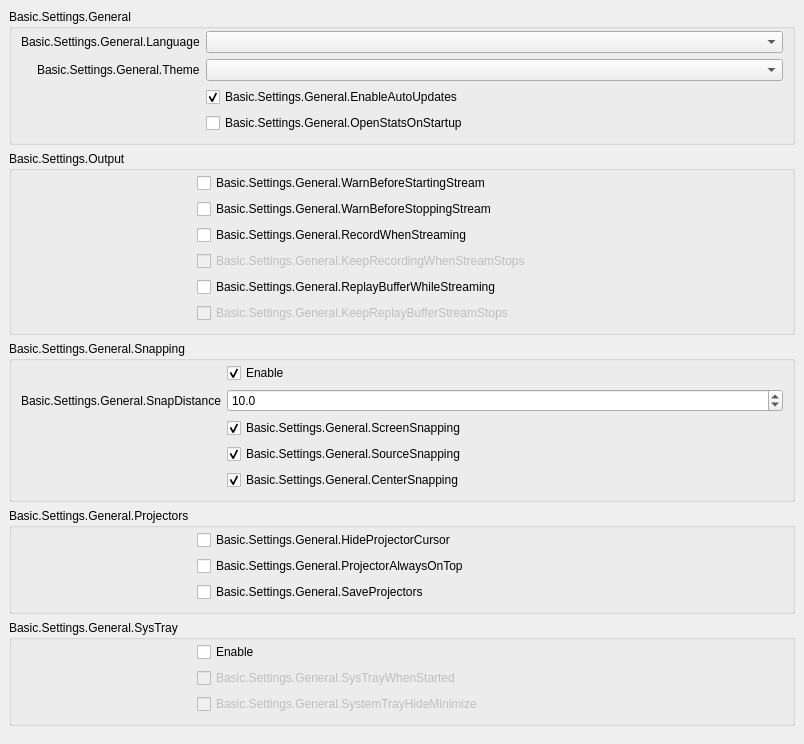
           <widget class="QWidget" name="scrollAreaWidgetContents_2">
            <property name="geometry">
             <rect>
              <x>0</x>
              <y>0</y>
              <width>804</width>
              <height>744</height>
             </rect>
            </property>
            <layout class="QVBoxLayout" name="verticalLayout_19">
             <property name="leftMargin">
              <number>0</number>
             </property>
             <property name="topMargin">
              <number>0</number>
             </property>
             <property name="rightMargin">
              <number>0</number>
             </property>
             <property name="bottomMargin">
              <number>9</number>
             </property>
             <item alignment="Qt::AlignTop">
              <widget class="QWidget" name="widget_2" native="true">
               <layout class="QVBoxLayout" name="verticalLayout_20">
                <item>
                 <widget class="QGroupBox" name="groupBox_15">
                  <property name="title">
                   <string>Basic.Settings.General</string>
                  </property>
                  <layout class="QFormLayout" name="formLayout_32">
                   <property name="fieldGrowthPolicy">
                    <enum>QFormLayout::AllNonFixedFieldsGrow</enum>
                   </property>
                   <property name="labelAlignment">
                    <set>Qt::AlignRight|Qt::AlignTrailing|Qt::AlignVCenter</set>
                   </property>
                   <property name="topMargin">
                    <number>2</number>
                   </property>
                   <item row="0" column="0">
                    <widget class="QLabel" name="label">
                     <property name="text">
                      <string>Basic.Settings.General.Language</string>
                     </property>
                     <property name="buddy">
                      <cstring>language</cstring>
                     </property>
                    </widget>
                   </item>
                   <item row="0" column="1">
                    <widget class="QComboBox" name="language"/>
                   </item>
                   <item row="1" column="0">
                    <widget class="QLabel" name="label_42">
                     <property name="text">
                      <string>Basic.Settings.General.Theme</string>
                     </property>
                     <property name="buddy">
                      <cstring>theme</cstring>
                     </property>
                    </widget>
                   </item>
                   <item row="1" column="1">
                    <widget class="QComboBox" name="theme"/>
                   </item>
                   <item row="2" column="0">
                    <spacer name="horizontalSpacer_3">
                     <property name="orientation">
                      <enum>Qt::Horizontal</enum>
                     </property>
                     <property name="sizeType">
                      <enum>QSizePolicy::Fixed</enum>
                     </property>
                     <property name="sizeHint" stdset="0">
                      <size>
                       <width>170</width>
                       <height>5</height>
                      </size>
                     </property>
                    </spacer>
                   </item>
                   <item row="2" column="1">
                    <widget class="QCheckBox" name="enableAutoUpdates">
                     <property name="text">
                      <string>Basic.Settings.General.EnableAutoUpdates</string>
                     </property>
                     <property name="checked">
                      <bool>true</bool>
                     </property>
                    </widget>
                   </item>
                   <item row="3" column="1">
                    <widget class="QCheckBox" name="openStatsOnStartup">
                     <property name="text">
                      <string>Basic.Settings.General.OpenStatsOnStartup</string>
                     </property>
                    </widget>
                   </item>
                  </layout>
                 </widget>
                </item>
                <item>
                 <widget class="QGroupBox" name="groupBox_16">
                  <property name="title">
                   <string>Basic.Settings.Output</string>
                  </property>
                  <layout class="QFormLayout" name="formLayout_2">
                   <property name="fieldGrowthPolicy">
                    <enum>QFormLayout::AllNonFixedFieldsGrow</enum>
                   </property>
                   <property name="topMargin">
                    <number>2</number>
                   </property>
                   <item row="0" column="0">
                    <spacer name="horizontalSpacer_5">
                     <property name="orientation">
                      <enum>Qt::Horizontal</enum>
                     </property>
                     <property name="sizeType">
                      <enum>QSizePolicy::Fixed</enum>
                     </property>
                     <property name="sizeHint" stdset="0">
                      <size>
                       <width>170</width>
                       <height>5</height>
                      </size>
                     </property>
                    </spacer>
                   </item>
                   <item row="0" column="1">
                    <widget class="QCheckBox" name="warnBeforeStreamStart">
                     <property name="text">
                      <string>Basic.Settings.General.WarnBeforeStartingStream</string>
                     </property>
                    </widget>
                   </item>
                   <item row="1" column="1">
                    <widget class="QCheckBox" name="warnBeforeStreamStop">
                     <property name="text">
                      <string>Basic.Settings.General.WarnBeforeStoppingStream</string>
                     </property>
                    </widget>
                   </item>
                   <item row="2" column="1">
                    <widget class="QCheckBox" name="recordWhenStreaming">
                     <property name="text">
                      <string>Basic.Settings.General.RecordWhenStreaming</string>
                     </property>
                    </widget>
                   </item>
                   <item row="3" column="1">
                    <widget class="QCheckBox" name="keepRecordStreamStops">
                     <property name="enabled">
                      <bool>false</bool>
                     </property>
                     <property name="text">
                      <string>Basic.Settings.General.KeepRecordingWhenStreamStops</string>
                     </property>
                    </widget>
                   </item>
                   <item row="4" column="1">
                    <widget class="QCheckBox" name="replayWhileStreaming">
                     <property name="text">
                      <string>Basic.Settings.General.ReplayBufferWhileStreaming</string>
                     </property>
                    </widget>
                   </item>
                   <item row="5" column="1">
                    <widget class="QCheckBox" name="keepReplayStreamStops">
                     <property name="enabled">
                      <bool>false</bool>
                     </property>
                     <property name="text">
                      <string>Basic.Settings.General.KeepReplayBufferStreamStops</string>
                     </property>
                    </widget>
                   </item>
                  </layout>
                 </widget>
                </item>
                <item>
                 <widget class="QGroupBox" name="groupBox_10">
                  <property name="enabled">
                   <bool>true</bool>
                  </property>
                  <property name="sizePolicy">
                   <sizepolicy hsizetype="Preferred" vsizetype="Maximum">
                    <horstretch>0</horstretch>
                    <verstretch>0</verstretch>
                   </sizepolicy>
                  </property>
                  <property name="title">
                   <string>Basic.Settings.General.Snapping</string>
                  </property>
                  <property name="flat">
                   <bool>false</bool>
                  </property>
                  <layout class="QFormLayout" name="formLayout_21">
                   <property name="fieldGrowthPolicy">
                    <enum>QFormLayout::AllNonFixedFieldsGrow</enum>
                   </property>
                   <property name="labelAlignment">
                    <set>Qt::AlignRight|Qt::AlignTrailing|Qt::AlignVCenter</set>
                   </property>
                   <property name="topMargin">
                    <number>2</number>
                   </property>
                   <item row="0" column="1">
                    <widget class="QCheckBox" name="snappingEnabled">
                     <property name="text">
                      <string>Enable</string>
                     </property>
                     <property name="checked">
                      <bool>true</bool>
                     </property>
                    </widget>
                   </item>
                   <item row="1" column="0">
                    <widget class="QLabel" name="label_9">
                     <property name="text">
                      <string>Basic.Settings.General.SnapDistance</string>
                     </property>
                     <property name="buddy">
                      <cstring>snapDistance</cstring>
                     </property>
                    </widget>
                   </item>
                   <item row="1" column="1">
                    <widget class="QDoubleSpinBox" name="snapDistance">
                     <property name="decimals">
                      <number>1</number>
                     </property>
                     <property name="singleStep">
                      <double>0.500000000000000</double>
                     </property>
                     <property name="value">
                      <double>10.000000000000000</double>
                     </property>
                    </widget>
                   </item>
                   <item row="2" column="1">
                    <widget class="QCheckBox" name="screenSnapping">
                     <property name="text">
                      <string>Basic.Settings.General.ScreenSnapping</string>
                     </property>
                     <property name="checked">
                      <bool>true</bool>
                     </property>
                    </widget>
                   </item>
                   <item row="3" column="0">
                    <spacer name="horizontalSpacer_4">
                     <property name="orientation">
                      <enum>Qt::Horizontal</enum>
                     </property>
                     <property name="sizeType">
                      <enum>QSizePolicy::Fixed</enum>
                     </property>
                     <property name="sizeHint" stdset="0">
                      <size>
                       <width>170</width>
                       <height>5</height>
                      </size>
                     </property>
                    </spacer>
                   </item>
                   <item row="3" column="1">
                    <widget class="QCheckBox" name="sourceSnapping">
                     <property name="text">
                      <string>Basic.Settings.General.SourceSnapping</string>
                     </property>
                     <property name="checked">
                      <bool>true</bool>
                     </property>
                    </widget>
                   </item>
                   <item row="4" column="1">
                    <widget class="QCheckBox" name="centerSnapping">
                     <property name="text">
                      <string>Basic.Settings.General.CenterSnapping</string>
                     </property>
                     <property name="checked">
                      <bool>true</bool>
                     </property>
                    </widget>
                   </item>
                  </layout>
                 </widget>
                </item>
                <item>
                 <widget class="QGroupBox" name="groupBox_14">
                  <property name="title">
                   <string>Basic.Settings.General.Projectors</string>
                  </property>
                  <layout class="QFormLayout" name="formLayout_28">
                   <property name="fieldGrowthPolicy">
                    <enum>QFormLayout::AllNonFixedFieldsGrow</enum>
                   </property>
                   <property name="topMargin">
                    <number>2</number>
                   </property>
                   <item row="0" column="1">
                    <widget class="QCheckBox" name="hideProjectorCursor">
                     <property name="text">
                      <string>Basic.Settings.General.HideProjectorCursor</string>
                     </property>
                    </widget>
                   </item>
                   <item row="1" column="1">
                    <widget class="QCheckBox" name="projectorAlwaysOnTop">
                     <property name="text">
                      <string>Basic.Settings.General.ProjectorAlwaysOnTop</string>
                     </property>
                    </widget>
                   </item>
                   <item row="2" column="1">
                    <widget class="QCheckBox" name="saveProjectors">
                     <property name="text">
                      <string>Basic.Settings.General.SaveProjectors</string>
                     </property>
                    </widget>
                   </item>
                   <item row="1" column="0">
                    <spacer name="horizontalSpacer">
                     <property name="orientation">
                      <enum>Qt::Horizontal</enum>
                     </property>
                     <property name="sizeType">
                      <enum>QSizePolicy::Fixed</enum>
                     </property>
                     <property name="sizeHint" stdset="0">
                      <size>
                       <width>170</width>
                       <height>5</height>
                      </size>
                     </property>
                    </spacer>
                   </item>
                  </layout>
                 </widget>
                </item>
                <item>
                 <widget class="QGroupBox" name="groupBox_13">
                  <property name="title">
                   <string>Basic.Settings.General.SysTray</string>
                  </property>
                  <layout class="QFormLayout" name="formLayout_29">
                   <property name="fieldGrowthPolicy">
                    <enum>QFormLayout::AllNonFixedFieldsGrow</enum>
                   </property>
                   <property name="topMargin">
                    <number>2</number>
                   </property>
                   <item row="0" column="1">
                    <widget class="QCheckBox" name="systemTrayEnabled">
                     <property name="text">
                      <string>Enable</string>
                     </property>
                    </widget>
                   </item>
                   <item row="1" column="1">
                    <widget class="QCheckBox" name="systemTrayWhenStarted">
                     <property name="enabled">
                      <bool>false</bool>
                     </property>
                     <property name="text">
                      <string>Basic.Settings.General.SysTrayWhenStarted</string>
                     </property>
                    </widget>
                   </item>
                   <item row="2" column="1">
                    <widget class="QCheckBox" name="systemTrayAlways">
                     <property name="enabled">
                      <bool>false</bool>
                     </property>
                     <property name="text">
                      <string>Basic.Settings.General.SystemTrayHideMinimize</string>
                     </property>
                    </widget>
                   </item>
                   <item row="1" column="0">
                    <spacer name="horizontalSpacer_2">
                     <property name="orientation">
                      <enum>Qt::Horizontal</enum>
                     </property>
                     <property name="sizeType">
                      <enum>QSizePolicy::Fixed</enum>
                     </property>
                     <property name="sizeHint" stdset="0">
                      <size>
                       <width>170</width>
                       <height>5</height>
                      </size>
                     </property>
                    </spacer>
                   </item>
                  </layout>
                 </widget>
                </item>
               </layout>
              </widget>
             </item>
            </layout>
           </widget>
